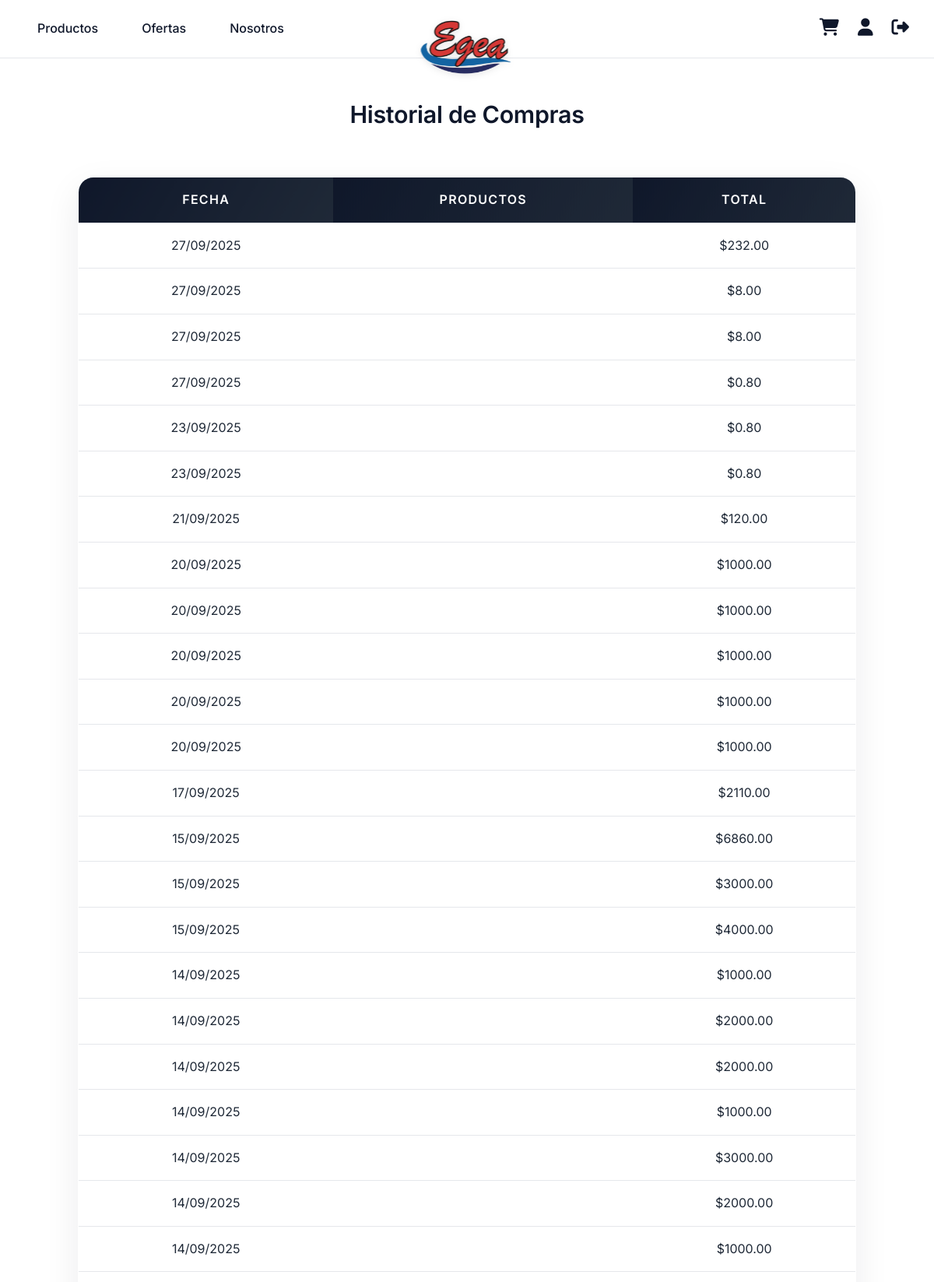
Page /mi_cuenta/historial/ (signed in, upper part) on the committed database.
### productos/models.py (models this page shows, shortened)
class Pedido(models.Model):
    usuario = models.ForeignKey(settings.AUTH_USER_MODEL, on_delete=models.CASCADE)
    fecha = models.DateTimeField(auto_now_add=True)
    total = models.DecimalField(max_digits=10, decimal_places=2)
    productos = models.ManyToManyField('Producto', through='PedidoProducto')
    direccion_envio = models.CharField(max_length=255, blank=True, null=True)
    pagado = models.BooleanField(default=False)
    numero_pedido = models.PositiveIntegerField(unique=True, blank=True, null=True)
    class Meta:
        db_table = 'pedidos_usuarios'
        verbose_name = "Pedido (compra confirmada)"
        verbose_name_plural = "Pedidos (compras confirmadas)"

### productos/views.py (the view)
# urls.py: path('mi_cuenta/historial/', views.historial_compras, name='historial_compras'),
@login_required
def historial_compras(request):
    pedidos = request.user.pedido_set.order_by('-fecha').all()
    return render(request, 'productos/historial_compras.html', {'pedidos': pedidos})

### productos/templates/productos/historial_compras.html (shortened to what this page needs)
{% extends 'productos/base.html' %}
{% load static %}
{% block head %}
    <link rel="stylesheet" href="{% static 'css/historial_compras.css' %}">
{% endblock %}
{% block content %}
<div class="historial-compras-container">
    <h2>Historial de Compras</h2>
    {% if pedidos %}
        <table class="historial-compras-table">
            <thead>
                <tr>
                    <th>Fecha</th>
                    <th>Productos</th>
                    <th>Total</th>
                </tr>
            </thead>
            <tbody>
            {% for pedido in pedidos %}
                <tr>
                    <td>{{ pedido.fecha|date:"d/m/Y" }}</td>
                    <td>
                    </td>
                    <td>${{ pedido.total }}</td>
                </tr>
            {% endfor %}
            </tbody>
        </table>
    {% else %}
        <p>No hay compras registradas.</p>
    {% endif %}
</div>
{% endblock %}

### productos/templates/productos/base.html (shortened to what this page needs)
{% load static %}
<!DOCTYPE html>
<html lang="es">
<head>
    <link rel="stylesheet" href="{% static 'css/pescaderia.css' %}">
    <link rel="stylesheet" href="https://cdnjs.cloudflare.com/ajax/libs/font-awesome/6.5.1/css/all.min.css"
 />
    {% block head %}{% endblock %}
</head>
<body>
    <nav class="navbar">
        <div class="navbar-left">
            <a href="{% url 'lista_productos' %}" class="nav-link">Productos</a>
            <a href="{% url 'ofertas' %}" class="nav-link">Ofertas</a>
            <a href="{% url 'nosotros' %}" class="nav-link">Nosotros</a>
        </div>
        <div class="navbar-center">
            <a href="{% url 'lista_productos' %}">
                <img src="{% static 'img/logo.png' %}" alt="Logo Pescadería" class="navbar-logo">
            </a>
        </div>
        <div class="navbar-right">
            {% if user.is_authenticated %}
                <a href="{% url 'ver_carrito' %}" class="icon-link" title="Ver carrito">
                    <i class="fas fa-shopping-cart"></i>
                </a>
                <a href="{% url 'mi_cuenta' %}" class="icon-link" title="Mi cuenta">
                    <i class="fas fa-user"></i>
                </a>
                <a href="{% url 'logout_usuario' %}" class="icon-link" title="Cerrar sesión">
                    <i class="fas fa-sign-out-alt"></i>
                </a>
            {% endif %}
        </div>
    </nav>
    <main>
        {% block content %}{% endblock %}
    </main>
</body>
</html>

### static/css/pescaderia.css (style rules this page uses)
:root { --negro: #0f172a; --gris-oscuro: #1f2937; --gris-medio: #475569; --gris-suave: #94a3b8; --gris-claro: #f5f6fb; --blanco: #ffffff; --accent: #b45309; --accent-suave: #fef3c7; --borde-suave: #e5e7eb; --sombra-suave: 0 25px 65px rgba(15, 23, 42, 0.08); --sombra-intensa: 0 35px 80px rgba(15, 23, 42, 0.15); --gradiente-base: linear-gradient(120deg, #f7f7fb, #fdf2f8); --fuente-principal: 'Inter', 'Segoe UI', Roboto, 'Helvetica Neue', Arial, sans-serif; }
html { height: 100%; }
body { display: flex; flex-direction: column; min-height: 100vh; margin: 0; font-family: var(--fuente-principal); background: var(--blanco); color: var(--gris-oscuro); line-height: 1.6; font-size: 16px; }
main { flex: 1; margin: 0; padding: 0; }
h1, h2, h3, h4, h5, h6 { color: var(--negro); font-weight: 600; margin: 0; }
a { color: var(--gris-oscuro); text-decoration: none; transition: color 0.3s ease; }
.navbar { position: relative; display: flex; justify-content: space-between; align-items: center; background: var(--blanco); padding: 1rem 2rem; border-bottom: 1px solid var(--borde-suave); margin-bottom: 0; box-shadow: none; }
.navbar-logo { position: absolute; top: 50%; left: 50%; transform: translate(-50%, -50%) translateY(20px); height: 150px; width: auto; z-index: 10; animation: logoDrop 0.6s ease-out forwards; filter: drop-shadow(0 2px 4px rgba(0, 0, 0, 0.1)); }
.navbar-left, .navbar-right { display: flex; align-items: center; gap: 1.5rem; z-index: 20; }
.navbar-left .nav-link { color: var(--negro); font-weight: 500; font-size: 1rem; transition: color 0.3s; padding: 0.5rem 1rem; border-radius: 4px; }
.navbar-right .icon-link i { font-size: 1.4rem; color: var(--negro); transition: color 0.3s; }
.historial-compras-container { display: flex; flex-direction: column; align-items: center; min-height: 80vh; padding: 2rem; background: var(--gris-claro); opacity: 0; transform: translateY(20px); animation: fadeInUp 0.6s 0.1s forwards; }
.historial-compras-container h2 { margin-bottom: 1.3rem; color: var(--negro); font-size: 1.8rem; font-weight: 600; }
.historial-compras-table { width: 100%; max-width: 900px; border-collapse: collapse; background: var(--blanco); border-radius: 8px; overflow: hidden; box-shadow: 0 1px 6px rgba(0, 0, 0, 0.08); margin-bottom: 1.5rem; }
.historial-compras-table th, .historial-compras-table td { padding: 0.8rem; text-align: center; border-bottom: 1px solid #e8e8e8; }
.historial-compras-table th { background: var(--gris-oscuro); color: var(--blanco); font-weight: 600; }
table { width: 100%; border-collapse: collapse; background: var(--blanco); border-radius: 12px; overflow: hidden; box-shadow: 0 2px 10px rgba(0, 0, 0, 0.08); }
table thead { background: var(--gris-claro); }
table th, table td { padding: 1rem; text-align: left; border-bottom: 1px solid #e8e8e8; }
table th { font-weight: 600; color: var(--negro); text-transform: uppercase; font-size: 0.85rem; letter-spacing: 0.5px; }

### static/css/historial_compras.css (style rules this page uses)
.historial-compras-container { display: flex; flex-direction: column; align-items: center; min-height: 80vh; padding: 3rem 1.75rem; background: var(--blanco); gap: 2rem; opacity: 0; transform: translateY(20px); animation: fadeInUp 0.5s forwards; }
.historial-compras-container h2 { margin-bottom: 1.5rem; color: var(--negro); font-size: 1.9rem; font-weight: 600; letter-spacing: -0.01em; }
.historial-compras-table { width: 100%; max-width: 1000px; border-collapse: collapse; background: var(--blanco); border-radius: 20px; overflow: hidden; box-shadow: 0 15px 45px rgba(15, 23, 42, 0.08); margin-bottom: 1.5rem; border: 1px solid var(--borde-suave); }
.historial-compras-table th, .historial-compras-table td { padding: 1rem; text-align: center; border-bottom: 1px solid var(--borde-suave); font-size: 1rem; transition: background-color 0.2s, transform 0.2s; }
.historial-compras-table th { background: linear-gradient(120deg, var(--negro) 0%, var(--gris-oscuro) 100%); color: var(--blanco); font-weight: 600; letter-spacing: 0.08em; text-transform: uppercase; }

### rows in the picture
Pedido: fecha "27/09/2025", total "232.00"
Pedido: fecha "27/09/2025", total "8.00"
Pedido: fecha "27/09/2025", total "8.00"
Pedido: fecha "27/09/2025", total "0.80"
Pedido: fecha "23/09/2025", total "0.80"
Pedido: fecha "23/09/2025", total "0.80"
Pedido: fecha "21/09/2025", total "120.00"
Pedido: fecha "20/09/2025", total "1000.00"
Pedido: fecha "20/09/2025", total "1000.00"
Pedido: fecha "20/09/2025", total "1000.00"
Pedido: fecha "20/09/2025", total "1000.00"
Pedido: fecha "20/09/2025", total "1000.00"
Pedido: fecha "17/09/2025", total "2110.00"
Pedido: fecha "15/09/2025", total "6860.00"
Pedido: fecha "15/09/2025", total "3000.00"
Pedido: fecha "15/09/2025", total "4000.00"
Pedido: fecha "14/09/2025", total "1000.00"
Pedido: fecha "14/09/2025", total "2000.00"
Pedido: fecha "14/09/2025", total "2000.00"
Pedido: fecha "14/09/2025", total "1000.00"
Pedido: fecha "14/09/2025", total "3000.00"
Pedido: fecha "14/09/2025", total "2000.00"
Pedido: fecha "14/09/2025", total "1000.00"
